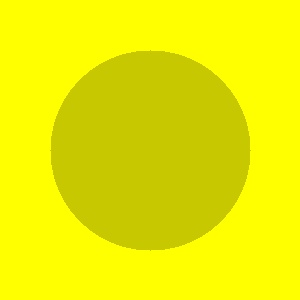
#> input picture yellow_hues/image_200.jpg, 300 x 300 px; its folder holds only this picture in this run
$ jupyter execute edge_detector.ipynb   (older library calls are emulated)
#> lines starting #> are read from the running program, lines starting #| are printed output that depends on the picture; after the words box and inside, x2 and y2 are one past the last pixel; in counts of white or black regions, pixels touching at a corner belong together
#> further down, image is the input picture: shape (300, 300, 3); mean B, G, R 0.2, 235.8, 235.4
[cell 1]
import cv2
import numpy as np
import os

[cell 2]
def color_edge_detection(image):
    # Convert the image to CIELAB color space
    lab_image = cv2.cvtColor(image, cv2.COLOR_BGR2Lab)
#> lab_image: shape (300, 300, 3); mean of channels 0, 1, 2 230.9, 107.4, 217.3

    # [7 lines of commented-out code are left out]
    grad_x = cv2.Sobel(lab_image[:,:,0], cv2.CV_64F, 1, 0, ksize=3)
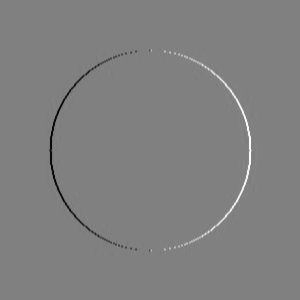
#> grad_x: shape (300, 300) float64; min -200, max 197, mean 0; drawn with min black and max white
    grad_y = cv2.Sobel(lab_image[:,:,0], cv2.CV_64F, 0, 1, ksize=3)
    gradient_mag = np.sqrt(grad_x**2 + grad_y**2)
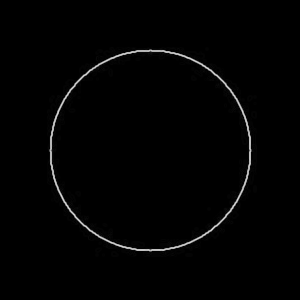
#> gradient_mag: shape (300, 300) float64; min 0, max 220.5, mean 3

    # Apply threshold to the gradient magnitude
    edge_threshold = 50
    edges = np.uint8(gradient_mag > edge_threshold) * 255
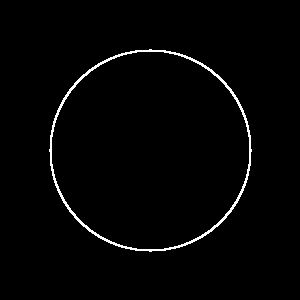
#> edges: shape (300, 300); 1.8% white in thin lines or dots, all inside (x1, y1, x2, y2) = (49, 49, 252, 252)

    return edges

[cell 3]
# Directory paths
image_folder = "yellow_hues"
output_folder = "yellow_edges"
# List all files in the image folder
image_files = os.listdir(image_folder)


# Loop through each image file
for filename in image_files:
    # Read the image
    image_path = os.path.join(image_folder, filename)
    image = cv2.imread(image_path)

    # Apply colored edge detection
    edges = color_edge_detection(image)

    # Save the edge-detected image to the output folder
    output_path = os.path.join(output_folder, f"{os.path.splitext(filename)[0]}_thr50_edges.jpg")
    cv2.imwrite(output_path, edges)
